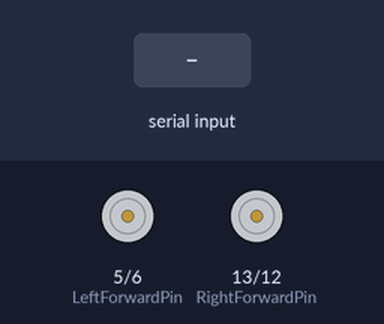
The sketch below on a simulated Arduino Uno, built with avr-gcc and run on an emulated ATmega328P. On the bench: motor-driver pin pairs drawn as motors (green arrow = first pin HIGH = forward, orange = second pin HIGH = backward, longer = more drive, scaled by the enable pin). The test bench sets the inputs (shaded band).

Above: at 1.2 s.
1.3 s: "1" received over Serial
At 1.45 s:
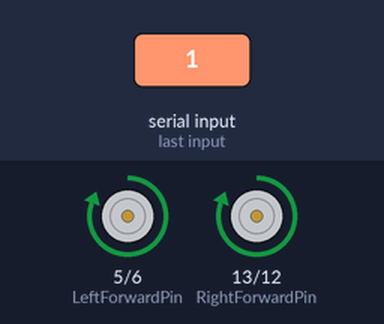
3.0 s: "2" received over Serial
At 3.6 s:
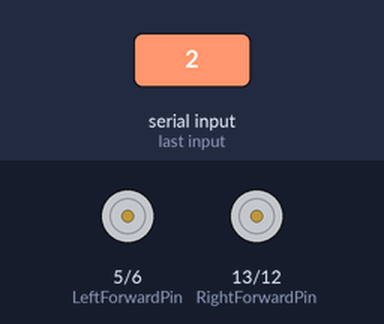
4.6 s: "3" received over Serial
At 5.9 s:
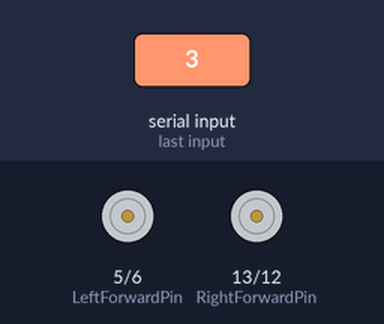
6.2 s: "4" received over Serial
At 7.3 s:
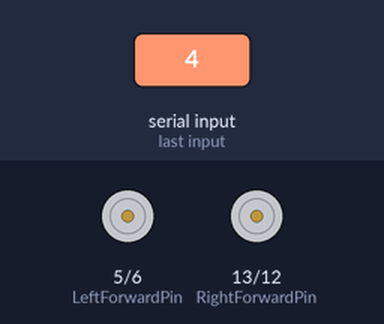
Timing chart, 0 to 8.8 s (numbered marks = the images above; inputs shaded):
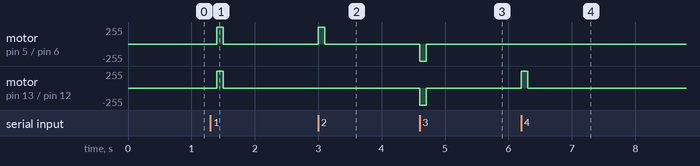

Measured:
- after the input at 1.3 s, motor on pin 5 (LeftForwardPin) / pin 6 (LeftBackPin), motor on pin 13 (RightForwardPin) / pin 12 (RightBackPin): stopped → forward 255/255 after 0.10 s, → stopped 0.10 s later
- after the input at 3.0 s, motor on pin 5 (LeftForwardPin) / pin 6 (LeftBackPin): stopped → forward 255/255 at once, → stopped 0.10 s later
- after the input at 4.6 s, motor on pin 5 (LeftForwardPin) / pin 6 (LeftBackPin), motor on pin 13 (RightForwardPin) / pin 12 (RightBackPin): stopped → backward 255/255 at once, → stopped 0.10 s later
- after the input at 6.2 s, motor on pin 13 (RightForwardPin) / pin 12 (RightBackPin): stopped → forward 255/255 at once, → stopped 0.10 s later

The sketch:

arduino.ino
```cpp
// set whatever pin you would like except pins 0 and 1

/********* Right *********/
const int RightMotorEnablePin =8;
const int RightForwardPin = 13;
const int RightBackPin =12;

/********* Left *********/
const int LeftMotorEnablePin = 2;
const int LeftForwardPin = 5;
const int LeftBackPin =6;

const int pingPin = 7;          /***********************************/

int state = 0;

int counter = 0;

int QRE1113_Pin = 1; //connected to analog 0
//int OnTapeThreshold = 900; // your thresholds will be different
//int OffTapeThreshold = 900;
int onTape = 950;

void setup() {
/*** First part of the contest: we control the robot using an Android device ***/
  // pinMode(ledPin, OUTPUT);
  Serial.begin(9600);

  digitalWrite(RightMotorEnablePin,HIGH);
  pinMode(RightForwardPin,OUTPUT);
  pinMode(RightBackPin,OUTPUT);
  pinMode(RightMotorEnablePin,OUTPUT);

  digitalWrite(LeftMotorEnablePin,HIGH);
  pinMode(LeftForwardPin,OUTPUT);
  pinMode(LeftBackPin,OUTPUT);
  pinMode(LeftMotorEnablePin,OUTPUT);
}

void loop() {
  /*** bluetooth ***/
  if (Serial.available()>0) {
    state = Serial.read();
  }
  if (state == '1') {
    Forward();
  }
  else if (state == '2') {
    TurnRight();
  }
  else if (state == '3') {
    Backward();
  }
  else if (state == '4') {
    TurnLeft();
  }

  delay(100);
  Stop();
  state = 0;

/*** Auto: Second part of the contest where the robot will control itself ***/
//  long duration, inches, cm;
//  pinMode(pingPin, OUTPUT);
//  digitalWrite(pingPin, LOW);
//  delayMicroseconds(2);
//  digitalWrite(pingPin, HIGH);
//  delayMicroseconds(5);
//  digitalWrite(pingPin, LOW);
//
//  pinMode(pingPin, INPUT);
//  duration = pulseIn(pingPin, HIGH);
//
//  inches = microsecondsToInches(duration);
//  cm = microsecondsToCentimeters(duration);
//
//  Serial.print(inches);
//  Serial.print("in, ");
//  Serial.print(cm);
//  Serial.print("cm");
//  Serial.println();
//
//  if (inches < 2) {
//    Kill();
//  }
//  delay(100);

//  Forward();


//  static int PreviousTape,CurrentTape;
//  CurrentTape = analogRead(QRE1113_Pin);
  // uncomment the below line to see your tape values
//  Serial.println(CurrentTape);

//  int counter = 0;
//  int temp;
//  if (CurrentTape > OnTapeThreshold && PreviousTape < OffTapeThreshold){
////    Backward();
//    delay(500);
////    TurnLeft();
//    PreviousTape = CurrentTape;
//
//  }
//  else if(CurrentTape < OffTapeThreshold && PreviousTape > OnTapeThreshold){
//    Serial.println("OFF Tape");
////    Forward();
//    PreviousTape=CurrentTape;
//  }

//  if (CurrentTape >= 900) {
//    counter++;
//    if (counter < 3) {
//
//      Stop();
//      Backward();
//      delay(250);
//      TurnLeft();
//      delay(250);
//      Stop();
//    }
//    else {
//
//      TurnRight();
//      delay(1000);
//      counter = 0;
//    }
//
//  }
//
//  else {
//    Forward();
//
//  }

}

void Stop() {
  digitalWrite(RightForwardPin,LOW);
  digitalWrite(RightBackPin,LOW);

  digitalWrite(LeftForwardPin,LOW);
  digitalWrite(LeftBackPin,LOW);
}

void Forward() {
  digitalWrite(RightForwardPin,HIGH); // pin 2 on the schematic
  digitalWrite(RightBackPin,LOW); // pin 7 on the schematic

  digitalWrite(LeftForwardPin,HIGH); // pin 2 on the schematic
  digitalWrite(LeftBackPin,LOW); // pin 7 on the schematic
}

void Backward () {
  digitalWrite(RightForwardPin,LOW);
  digitalWrite(RightBackPin,HIGH);

  digitalWrite(LeftForwardPin,LOW);
  digitalWrite(LeftBackPin,HIGH);
}

void TurnLeft () {
  digitalWrite(RightForwardPin,HIGH);
  digitalWrite(RightBackPin,LOW);

  digitalWrite(LeftForwardPin,LOW);
  digitalWrite(LeftBackPin,LOW);

//  analogWrite(RightForwardPin,127);
//  digitalWrite(RightBackPin,LOW);
//
//  digitalWrite(LeftForwardPin,LOW);
//  analogWrite(LeftBackPin,127);
}

void TurnRight () {
  digitalWrite(RightForwardPin,LOW);
  digitalWrite(RightBackPin,LOW);

  digitalWrite(LeftForwardPin,HIGH);
  digitalWrite(LeftBackPin,LOW);
}

long microsecondsToInches(long microseconds) {
  return microseconds / 74 / 2;
}

long microsecondsToCentimeters(long microseconds) {
  return microseconds / 29 / 2;
}

void Kill(){
  Forward();
  delay(500);
  Backward();
  delay(500);
  Forward();
  delay(500);
  Backward();
  delay(500);
  Forward();
  delay(500);
  Backward();
  delay(500);
  Forward();

  return;
}
```
